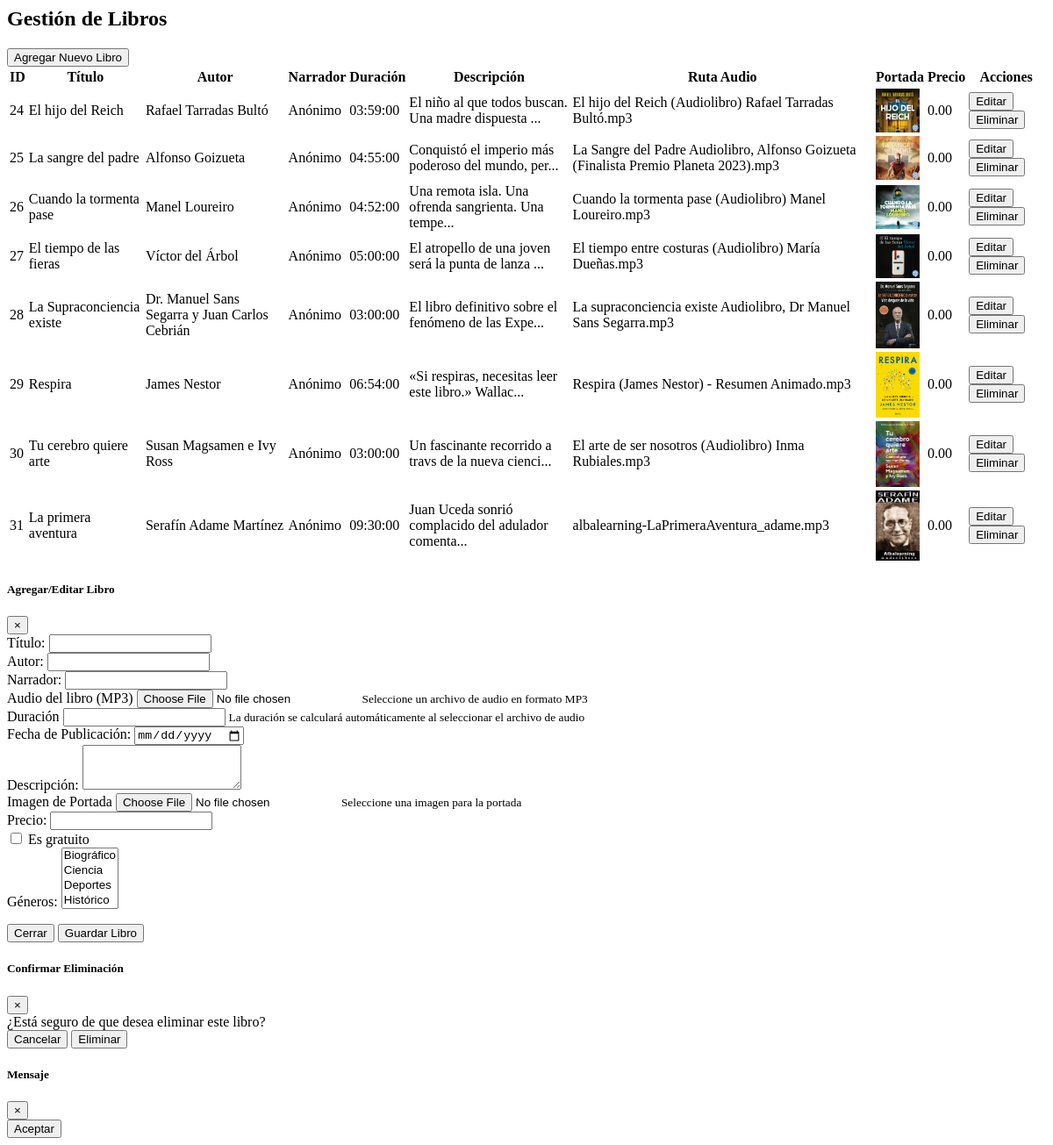
Page /Project/Vista/VLibros.php on the earlier database version.
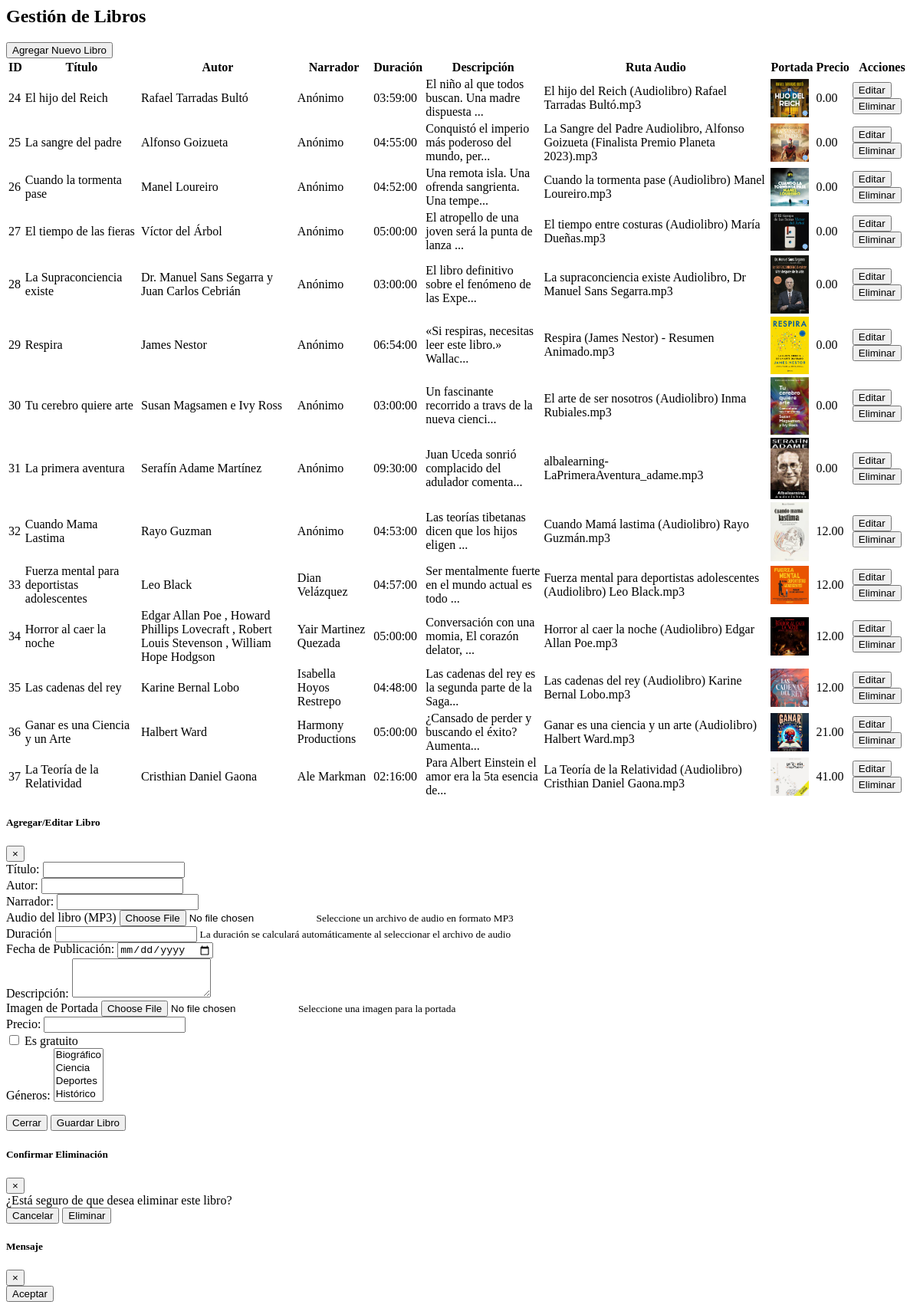
Same page on the later database version.
### tables this page shows
CREATE TABLE Libros (
    IDLibro INT PRIMARY KEY AUTO_INCREMENT,
    Titulo VARCHAR(100) NOT NULL,
    Autor VARCHAR(100) NOT NULL,
    Narrador VARCHAR(100),
    Duracion TIME,
    FechaPublicacion DATE,
    Descripcion TEXT,
    RutaAudio VARCHAR(255),
    RutaPortada VARCHAR(255),
    Precio DECIMAL(10, 2),
    EsGratuito BOOLEAN DEFAULT FALSE
);

### Project/Controlador/CLibros.php (called while the page is built, shortened)
<?php
class CLibros {
    public $conexion;
    public function __construct() {
        $this->conexion = new Conexion();
    }
    public function obtenerLibros() {
        try {
            $conn = $this->conexion->getcon();
            $stmt = $conn->prepare("CALL SP_OBTENER_LIBROS()");
            $stmt->execute();
            return $stmt->fetchAll(PDO::FETCH_ASSOC);
        } catch (PDOException $e) {
            error_log("Error al obtener libros: " . $e->getMessage());
            return [];
        }
    }
}

### Project/Vista/VLibros.php (the view, shortened to what the changed rows need)
<?php
require_once '../Controlador/CLibros.php';
$controladorLibros = new CLibros();
$libros = $controladorLibros->obtenerLibros();
$baseUrl = '/mindsound/Project';
?>
<h2>Gestión de Libros</h2>
<div class="card-body">
    <div class="row">
        <div class="col-md-12" id="tablaLibros">
            <table id="example1" class="table table-bordered table-striped">
                <thead>
                    <tr>
                        <th>ID</th>
                        <th>Título</th>
                        <th>Autor</th>
                        <th>Narrador</th>
                        <th>Duración</th>
                        <th>Descripción</th>
                        <th>Ruta Audio</th>
                        <th>Portada</th>
                        <th>Precio</th>
                        <th>Acciones</th>
                    </tr>
                </thead>
                <tbody>
                    <?php foreach ($libros as $libro): ?>
                    <tr>
                        <td><?php echo $libro['IDLibro']; ?></td>
                        <td><?php echo $libro['Titulo']; ?></td>
                        <td><?php echo $libro['Autor']; ?></td>
                        <td><?php echo $libro['Narrador']; ?></td>
                        <td><?php echo $libro['Duracion']; ?></td>
                        <td><?php echo substr($libro['Descripcion'], 0, 50) . '...'; ?></td>
                        <td><?php echo basename($libro['RutaAudio']); ?></td>
                        <td>
                            <?php if (!empty($libro['RutaPortada'])): ?>
                                <?php
                                $rutaCompleta = $baseUrl . '/' . $libro['RutaPortada'];
                                $rutaRelativa = str_replace($_SERVER['DOCUMENT_ROOT'], '', $rutaCompleta);
                                ?>
                                <img src="<?php echo $rutaRelativa; ?>" alt="Portada" style="width: 50px; height: auto;">
                            <?php else: ?>
                                Sin portada
                            <?php endif; ?>
                        </td>
                        <td><?php echo $libro['Precio']; ?></td>
                        <td>
                            <button class="btn btn-sm btn-primary btnEditar"
                                data-id="<?php echo $libro['IDLibro']; ?>"
                                data-titulo="<?php echo htmlspecialchars($libro['Titulo']); ?>"
                                data-autor="<?php echo htmlspecialchars($libro['Autor']); ?>"
                                data-narrador="<?php echo htmlspecialchars($libro['Narrador']); ?>"
                                data-duracion="<?php echo $libro['Duracion']; ?>"
                                data-fechapublicacion="<?php echo $libro['FechaPublicacion']; ?>"
                                data-descripcion="<?php echo htmlspecialchars($libro['Descripcion']); ?>"
                                data-precio="<?php echo $libro['Precio']; ?>"
                                data-esgratuito="<?php echo $libro['EsGratuito']; ?>"
                                data-rutaaudio="<?php echo htmlspecialchars($libro['RutaAudio']); ?>"
                                data-rutaportada="<?php echo htmlspecialchars($libro['RutaPortada']); ?>">
                                Editar
                            </button>
                            <button class="btn btn-sm btn-danger btnEliminar"
                                data-id="<?php echo $libro['IDLibro']; ?>"
                                data-titulo="<?php echo htmlspecialchars($libro['Titulo']); ?>">
                                Eliminar
                            </button>
                        </td>
                    </tr>
                    <?php endforeach; ?>
                </tbody>
            </table>
        </div>
    </div>
</div>
                            <?php
                            try {
                                $controladorLibros = new CLibros();
                                $conn = $controladorLibros->conexion->getcon();
                                var_dump($conn);
                                $stmt = $conn->prepare("SELECT IDGenero, NombreGenero FROM Generos ORDER BY NombreGenero");
                                $stmt->execute();
                                $generos = $stmt->fetchAll(PDO::FETCH_ASSOC);
                                var_dump($generos);
                            } catch (PDOException $e) {
                                error_log("Error al cargar géneros: " . $e->getMessage());
                                echo "<option value=''>Error al cargar géneros: " . $e->getMessage() . "</option>";
                            }
                            ?>
<link href="https://cdn.jsdelivr.net/npm/select2@4.1.0-rc.0/dist/css/select2.min.css" rel="stylesheet" />

Differences in the rows shown:
added libros: IDLibro "32", Titulo "Cuando Mama Lastima", Autor "Rayo Guzman", Narrador "Anónimo", Duracion "04:53:00", Descripcion "Las teorías tibetanas dicen que los hijos eligen", RutaAudio "Cuando Mamá lastima (Audiolibro) Rayo Guzmán.mp3", RutaPortada (picture), Precio "12.00"
added libros: IDLibro "33", Titulo "Fuerza mental para deportistas adolescentes", Autor "Leo Black", Narrador "Dian Velázquez", Duracion "04:57:00", Descripcion "Ser mentalmente fuerte en el mundo actual es todo", RutaAudio "Fuerza mental para deportistas adolescentes (Audiolibro) Leo Black.mp3", RutaPortada (picture), Precio "12.00"
added libros: IDLibro "34", Titulo "Horror al caer la noche", Autor "Edgar Allan Poe , Howard Phillips Lovecraft , Robert Louis Stevenson , William Hope Hodgson", Narrador "Yair Martinez Quezada", Duracion "05:00:00", Descripcion "Conversación con una momia, El corazón delator,", RutaAudio "Horror al caer la noche (Audiolibro) Edgar Allan Poe.mp3", RutaPortada (picture), Precio "12.00"
added libros: IDLibro "35", Titulo "Las cadenas del rey", Autor "Karine Bernal Lobo", Narrador "Isabella Hoyos Restrepo", Duracion "04:48:00", Descripcion "Las cadenas del rey es la segunda parte de la Saga", RutaAudio "Las cadenas del rey (Audiolibro) Karine Bernal Lobo.mp3", RutaPortada (picture), Precio "12.00"
added libros: IDLibro "36", Titulo "Ganar es una Ciencia y un Arte", Autor "Halbert Ward", Narrador "Harmony Productions", Duracion "05:00:00", Descripcion "¿Cansado de perder y buscando el éxito? Aumenta", RutaAudio "Ganar es una ciencia y un arte (Audiolibro) Halbert Ward.mp3", RutaPortada (picture), Precio "21.00"
added libros: IDLibro "37", Titulo "La Teoría de la Relatividad", Autor "Cristhian Daniel Gaona", Narrador "Ale Markman", Duracion "02:16:00", Descripcion "Para Albert Einstein el amor era la 5ta esencia de", RutaAudio "La Teoría de la Relatividad (Audiolibro) Cristhian Daniel Gaona.mp3", RutaPortada (picture), Precio "41.00"
